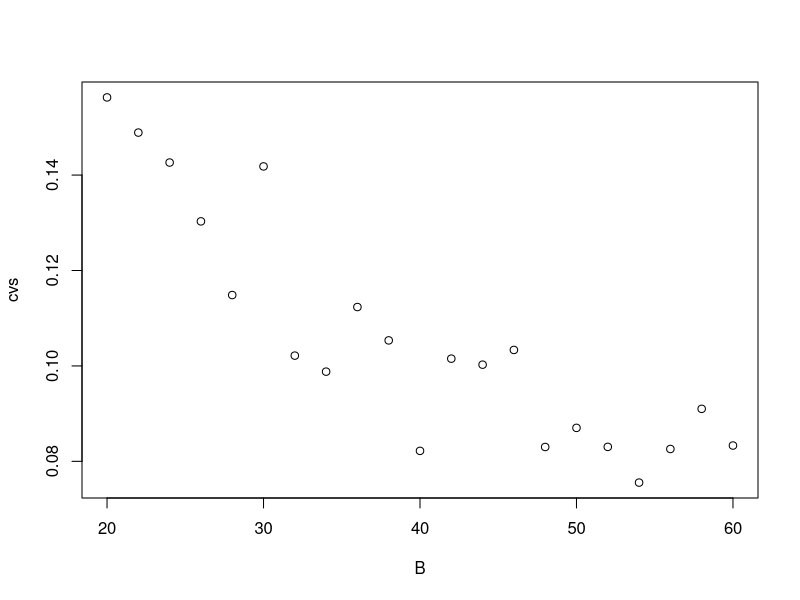

Generate this figure with R:
## ---- chunk 1
knitr::opts_chunk$set(echo = TRUE)
## ---- chunk 2
# Calculo de boostrap
calc_boostrap <-function(muestra_base, B) {
  
  # arreglo de estimador
  estimador=rep(0,B)
  
  # longitud de la muestra
  len <- length(muestra_base)
  
  for (i in 1:B) {
    muestra <- sample(muestra_base,len,replace=T)
    estimador[i] <-  quantile(muestra,0.80)-quantile(muestra,0.20)
  }
  
  estboot <- mean(estimador)
  eeboot <- sd(estimador)
  
  return( list(estimador=estboot , eestandar=eeboot))
}

# Repeticiones de muestras boostrap
nro_muestras_bootstrap <- function(datos,B,r){
  
  ee=rep(0,r)
  
  for (i in 1:r)
    ee[i] = calc_boostrap(datos,B)$eestandar

  cv=sd(ee)/abs(mean(ee))  # Coeficiente de variabilidad
  
  print(cv)
  
  return(cv)
}


# Se simula los datos del contenido de la botella por una distribucion standard 

datos=rnorm(350,80,1.5)
nro_rep = 50 # repeticiones
#B = c(30,35,40,45,50,55,60)
B = seq(20,60,2)
cvs = rep(0,length(B)) 

for ( i in 1:length(B))
  cvs[i] = nro_muestras_bootstrap(datos,B[i],nro_rep)

## ---- chunk 3
plot(B,cvs)
## ---- chunk 4
# Estimador bootstrap para RB
bootstrap_rb <- function(datos,B) {

  n=dim(datos)[1]
  estimac=rep(0,B)
  
  for (i in 1:B){
    indices=sample(1:n,n,T)
    estimac[i]=estimador_rb(datos,indices)
    
  }
  
  estboot=mean(estimac)
  eeboot=sd(estimac)

  return(list(estimador=estboot,eestandar=eeboot))

}


# Calculo de estimados de rb
estimador_rb = function(datos,indice) {
 
  mean_y = mean(datos[indice,1])   # Y siempre va a estar en la columna 1
  mean_x = mean(datos[indice,2])   # X siempre va a estar en la columna 2
  
  estimador = (mean_x*mean_x-1)/(mean_y*mean_y+2) 
  
  return(estimador)

}

## ---- chunk 5

B = 100                    # Numero de muestras bootstrap
x = c(7.85, 8.20, 7.90, 7.50, 7.90, 6.65, 7.80, 8.40, 7.70, 7.80, 7.60, 7.60, 8.20, 8.10, 8.10) 
y = c(8.00, 7.25, 7.60, 8.35, 8.00, 6.70, 7.10, 7.80, 7.70, 7.20, 6.40, 6.30, 8.40, 7.90, 7.30)

datos = cbind(y,x)

bootstrap_rb(datos,B)

